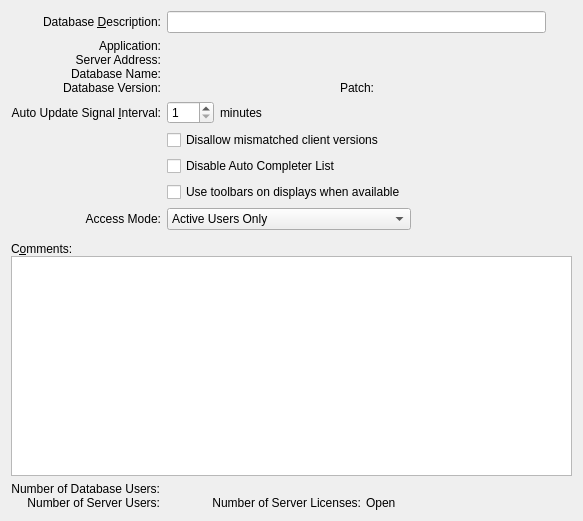
<?xml version="1.0" encoding="UTF-8"?>
<ui version="4.0">
 <comment>This file is part of the xTuple ERP: PostBooks Edition, a free and
open source Enterprise Resource Planning software suite,
Copyright (c) 1999-2010 by OpenMFG LLC, d/b/a xTuple.
It is licensed to you under the Common Public Attribution License
version 1.0, the full text of which (including xTuple-specific Exhibits)
is available at www.xtuple.com/CPAL.  By using this software, you agree
to be bound by its terms.</comment>
 <class>databaseInformation</class>
 <widget class="QWidget" name="databaseInformation">
  <property name="geometry">
   <rect>
    <x>0</x>
    <y>0</y>
    <width>583</width>
    <height>521</height>
   </rect>
  </property>
  <property name="windowTitle">
   <string>Database Information</string>
  </property>
  <layout class="QGridLayout" name="gridLayout">
   <item row="0" column="0">
    <widget class="QLabel" name="_descriptionLit">
     <property name="text">
      <string>Database &amp;Description:</string>
     </property>
     <property name="alignment">
      <set>Qt::AlignRight|Qt::AlignTrailing|Qt::AlignVCenter</set>
     </property>
     <property name="buddy">
      <cstring>_description</cstring>
     </property>
    </widget>
   </item>
   <item row="0" column="1">
    <widget class="XLineEdit" name="_description"/>
   </item>
   <item row="0" column="2" rowspan="8">
    <layout class="QVBoxLayout">
     <property name="spacing">
      <number>0</number>
     </property>
     <item>
      <spacer>
       <property name="orientation">
        <enum>Qt::Vertical</enum>
       </property>
       <property name="sizeType">
        <enum>QSizePolicy::Expanding</enum>
       </property>
       <property name="sizeHint" stdset="0">
        <size>
         <width>20</width>
         <height>0</height>
        </size>
       </property>
      </spacer>
     </item>
    </layout>
   </item>
   <item row="1" column="0">
    <layout class="QVBoxLayout">
     <property name="spacing">
      <number>0</number>
     </property>
     <item>
      <widget class="QLabel" name="_applicationLit">
       <property name="text">
        <string>Application:</string>
       </property>
       <property name="alignment">
        <set>Qt::AlignRight|Qt::AlignTrailing|Qt::AlignVCenter</set>
       </property>
      </widget>
     </item>
     <item>
      <widget class="QLabel" name="_serverLit">
       <property name="text">
        <string>Server Address:</string>
       </property>
       <property name="alignment">
        <set>Qt::AlignRight|Qt::AlignTrailing|Qt::AlignVCenter</set>
       </property>
      </widget>
     </item>
     <item>
      <widget class="QLabel" name="_nameLit">
       <property name="text">
        <string>Database Name:</string>
       </property>
       <property name="alignment">
        <set>Qt::AlignRight|Qt::AlignTrailing|Qt::AlignVCenter</set>
       </property>
      </widget>
     </item>
     <item>
      <widget class="QLabel" name="_versionLit">
       <property name="text">
        <string>Database Version:</string>
       </property>
       <property name="alignment">
        <set>Qt::AlignRight|Qt::AlignTrailing|Qt::AlignVCenter</set>
       </property>
      </widget>
     </item>
    </layout>
   </item>
   <item row="1" column="1">
    <layout class="QVBoxLayout">
     <property name="spacing">
      <number>0</number>
     </property>
     <item>
      <widget class="QLabel" name="_application">
       <property name="text">
        <string/>
       </property>
      </widget>
     </item>
     <item>
      <widget class="QLabel" name="_server">
       <property name="sizePolicy">
        <sizepolicy hsizetype="Expanding" vsizetype="Preferred">
         <horstretch>0</horstretch>
         <verstretch>0</verstretch>
        </sizepolicy>
       </property>
      </widget>
     </item>
     <item>
      <widget class="QLabel" name="_name">
       <property name="sizePolicy">
        <sizepolicy hsizetype="Expanding" vsizetype="Preferred">
         <horstretch>0</horstretch>
         <verstretch>0</verstretch>
        </sizepolicy>
       </property>
      </widget>
     </item>
     <item>
      <layout class="QHBoxLayout">
       <item>
        <widget class="QLabel" name="_version">
         <property name="sizePolicy">
          <sizepolicy hsizetype="Expanding" vsizetype="Preferred">
           <horstretch>0</horstretch>
           <verstretch>0</verstretch>
          </sizepolicy>
         </property>
         <property name="text">
          <string/>
         </property>
         <property name="alignment">
          <set>Qt::AlignLeading|Qt::AlignLeft|Qt::AlignVCenter</set>
         </property>
        </widget>
       </item>
       <item>
        <widget class="QLabel" name="_patchLit">
         <property name="text">
          <string>Patch:</string>
         </property>
        </widget>
       </item>
       <item>
        <widget class="QLabel" name="_patch">
         <property name="sizePolicy">
          <sizepolicy hsizetype="Expanding" vsizetype="Preferred">
           <horstretch>0</horstretch>
           <verstretch>0</verstretch>
          </sizepolicy>
         </property>
         <property name="text">
          <string/>
         </property>
        </widget>
       </item>
      </layout>
     </item>
    </layout>
   </item>
   <item row="2" column="0">
    <widget class="QLabel" name="_intervalLit">
     <property name="text">
      <string>Auto Update Signal &amp;Interval:</string>
     </property>
     <property name="alignment">
      <set>Qt::AlignRight|Qt::AlignTrailing|Qt::AlignVCenter</set>
     </property>
     <property name="buddy">
      <cstring>_interval</cstring>
     </property>
    </widget>
   </item>
   <item row="2" column="1">
    <layout class="QHBoxLayout">
     <item>
      <widget class="QSpinBox" name="_interval">
       <property name="minimum">
        <number>1</number>
       </property>
       <property name="maximum">
        <number>999</number>
       </property>
      </widget>
     </item>
     <item>
      <widget class="QLabel" name="_minutesLit">
       <property name="sizePolicy">
        <sizepolicy hsizetype="Expanding" vsizetype="Preferred">
         <horstretch>0</horstretch>
         <verstretch>0</verstretch>
        </sizepolicy>
       </property>
       <property name="text">
        <string>minutes</string>
       </property>
      </widget>
     </item>
    </layout>
   </item>
   <item row="3" column="1">
    <widget class="QCheckBox" name="_disallowMismatchClient">
     <property name="text">
      <string>Disallow mismatched client versions</string>
     </property>
    </widget>
   </item>
   <item row="6" column="0">
    <widget class="QLabel" name="_accessLit">
     <property name="text">
      <string>Access Mode:</string>
     </property>
     <property name="alignment">
      <set>Qt::AlignRight|Qt::AlignTrailing|Qt::AlignVCenter</set>
     </property>
     <property name="buddy">
      <cstring>_access</cstring>
     </property>
    </widget>
   </item>
   <item row="6" column="1">
    <layout class="QHBoxLayout" name="horizontalLayout">
     <item>
      <widget class="QComboBox" name="_access">
       <item>
        <property name="text">
         <string>Active Users Only</string>
        </property>
       </item>
       <item>
        <property name="text">
         <string>Admin Users Only (Maintenance Mode)</string>
        </property>
       </item>
       <item>
        <property name="text">
         <string>Any Users not Inactive</string>
        </property>
       </item>
      </widget>
     </item>
     <item>
      <spacer name="horizontalSpacer">
       <property name="orientation">
        <enum>Qt::Horizontal</enum>
       </property>
       <property name="sizeHint" stdset="0">
        <size>
         <width>0</width>
         <height>20</height>
        </size>
       </property>
      </spacer>
     </item>
    </layout>
   </item>
   <item row="8" column="0" colspan="3">
    <widget class="QFrame" name="frame">
     <property name="sizePolicy">
      <sizepolicy hsizetype="Preferred" vsizetype="Expanding">
       <horstretch>0</horstretch>
       <verstretch>1</verstretch>
      </sizepolicy>
     </property>
     <property name="frameShape">
      <enum>QFrame::NoFrame</enum>
     </property>
     <property name="frameShadow">
      <enum>QFrame::Plain</enum>
     </property>
     <layout class="QVBoxLayout">
      <property name="spacing">
       <number>0</number>
      </property>
      <property name="margin">
       <number>0</number>
      </property>
      <item>
       <widget class="QLabel" name="_commentsLit">
        <property name="text">
         <string>C&amp;omments:</string>
        </property>
        <property name="buddy">
         <cstring>_comments</cstring>
        </property>
       </widget>
      </item>
      <item>
       <widget class="QTextEdit" name="_comments"/>
      </item>
     </layout>
    </widget>
   </item>
   <item row="9" column="0" colspan="3">
    <layout class="QHBoxLayout">
     <property name="spacing">
      <number>0</number>
     </property>
     <item>
      <layout class="QHBoxLayout">
       <property name="spacing">
        <number>7</number>
       </property>
       <item>
        <layout class="QHBoxLayout">
         <property name="spacing">
          <number>5</number>
         </property>
         <item>
          <layout class="QVBoxLayout">
           <property name="spacing">
            <number>0</number>
           </property>
           <item>
            <widget class="QLabel" name="_numOfDatabaseUsersLit">
             <property name="text">
              <string>Number of Database Users:</string>
             </property>
             <property name="alignment">
              <set>Qt::AlignRight|Qt::AlignTrailing|Qt::AlignVCenter</set>
             </property>
            </widget>
           </item>
           <item>
            <widget class="QLabel" name="_numOfServerUsersLit">
             <property name="text">
              <string>Number of Server Users:</string>
             </property>
             <property name="alignment">
              <set>Qt::AlignRight|Qt::AlignTrailing|Qt::AlignVCenter</set>
             </property>
            </widget>
           </item>
          </layout>
         </item>
         <item>
          <layout class="QVBoxLayout">
           <property name="spacing">
            <number>0</number>
           </property>
           <item>
            <widget class="QLabel" name="_numOfDatabaseUsers">
             <property name="minimumSize">
              <size>
               <width>40</width>
               <height>0</height>
              </size>
             </property>
             <property name="text">
              <string/>
             </property>
             <property name="alignment">
              <set>Qt::AlignLeading|Qt::AlignLeft|Qt::AlignVCenter</set>
             </property>
            </widget>
           </item>
           <item>
            <widget class="QLabel" name="_numOfServerUsers">
             <property name="minimumSize">
              <size>
               <width>40</width>
               <height>0</height>
              </size>
             </property>
             <property name="text">
              <string/>
             </property>
             <property name="alignment">
              <set>Qt::AlignLeading|Qt::AlignLeft|Qt::AlignVCenter</set>
             </property>
            </widget>
           </item>
          </layout>
         </item>
        </layout>
       </item>
       <item>
        <layout class="QVBoxLayout">
         <property name="spacing">
          <number>0</number>
         </property>
         <item>
          <spacer>
           <property name="orientation">
            <enum>Qt::Vertical</enum>
           </property>
           <property name="sizeType">
            <enum>QSizePolicy::Expanding</enum>
           </property>
           <property name="sizeHint" stdset="0">
            <size>
             <width>20</width>
             <height>0</height>
            </size>
           </property>
          </spacer>
         </item>
         <item>
          <layout class="QHBoxLayout">
           <property name="spacing">
            <number>5</number>
           </property>
           <item>
            <widget class="QLabel" name="_numOfServerLicensesLit">
             <property name="text">
              <string>Number of Server Licenses:</string>
             </property>
             <property name="alignment">
              <set>Qt::AlignRight|Qt::AlignTrailing|Qt::AlignVCenter</set>
             </property>
            </widget>
           </item>
           <item>
            <widget class="QLabel" name="_numOfServerLicencesLit">
             <property name="minimumSize">
              <size>
               <width>40</width>
               <height>0</height>
              </size>
             </property>
             <property name="text">
              <string>Open</string>
             </property>
             <property name="alignment">
              <set>Qt::AlignLeading|Qt::AlignLeft|Qt::AlignVCenter</set>
             </property>
            </widget>
           </item>
          </layout>
         </item>
        </layout>
       </item>
      </layout>
     </item>
     <item>
      <spacer>
       <property name="orientation">
        <enum>Qt::Horizontal</enum>
       </property>
       <property name="sizeType">
        <enum>QSizePolicy::Expanding</enum>
       </property>
       <property name="sizeHint" stdset="0">
        <size>
         <width>105</width>
         <height>16</height>
        </size>
       </property>
      </spacer>
     </item>
    </layout>
   </item>
   <item row="4" column="1">
    <widget class="QCheckBox" name="_disableAutoComplete">
     <property name="text">
      <string>Disable Auto Completer List</string>
     </property>
    </widget>
   </item>
   <item row="5" column="1">
    <widget class="QCheckBox" name="_useToolbars">
     <property name="text">
      <string>Use toolbars on displays when available</string>
     </property>
    </widget>
   </item>
  </layout>
 </widget>
 <layoutdefault spacing="6" margin="11"/>
 <pixmapfunction>qPixmapFromMimeSource</pixmapfunction>
 <customwidgets>
  <customwidget>
   <class>XLineEdit</class>
   <extends>QLineEdit</extends>
   <header>xlineedit.h</header>
   <container>1</container>
  </customwidget>
 </customwidgets>
 <tabstops>
  <tabstop>_description</tabstop>
  <tabstop>_disallowMismatchClient</tabstop>
  <tabstop>_interval</tabstop>
  <tabstop>_access</tabstop>
  <tabstop>_comments</tabstop>
 </tabstops>
 <resources/>
 <connections/>
</ui>
